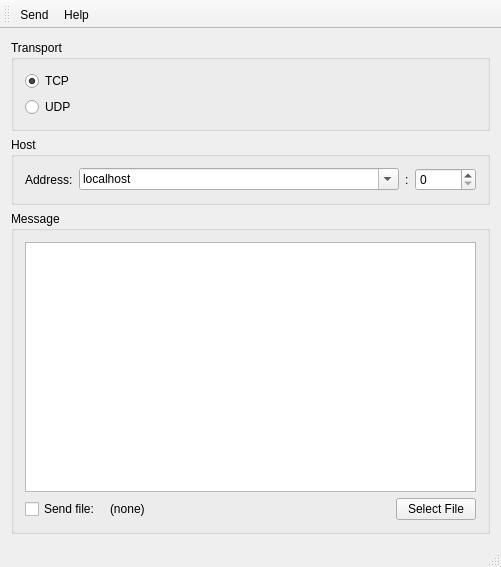
<?xml version="1.0" encoding="UTF-8"?>
<ui version="4.0">
 <class>SenderWindow</class>
 <widget class="QMainWindow" name="SenderWindow">
  <property name="geometry">
   <rect>
    <x>0</x>
    <y>0</y>
    <width>501</width>
    <height>567</height>
   </rect>
  </property>
  <property name="windowTitle">
   <string>SISCOM Sender</string>
  </property>
  <property name="windowIcon">
   <iconset resource="resources.qrc">
    <normaloff>:/res/graphics/ufsc.svg</normaloff>:/res/graphics/ufsc.svg</iconset>
  </property>
  <widget class="QWidget" name="centralWidget">
   <layout class="QVBoxLayout" name="verticalLayout_2">
    <item>
     <widget class="QGroupBox" name="groupBox">
      <property name="title">
       <string>Transport</string>
      </property>
      <layout class="QVBoxLayout" name="verticalLayout">
       <item>
        <widget class="QRadioButton" name="tcpRadio">
         <property name="text">
          <string>TCP</string>
         </property>
         <property name="checked">
          <bool>true</bool>
         </property>
        </widget>
       </item>
       <item>
        <widget class="QRadioButton" name="udpRadio">
         <property name="text">
          <string>UDP</string>
         </property>
        </widget>
       </item>
      </layout>
     </widget>
    </item>
    <item>
     <widget class="QGroupBox" name="groupBox_2">
      <property name="title">
       <string>Host</string>
      </property>
      <layout class="QHBoxLayout" name="horizontalLayout">
       <item>
        <widget class="QLabel" name="label">
         <property name="text">
          <string>Address:</string>
         </property>
        </widget>
       </item>
       <item>
        <widget class="QComboBox" name="comboBox">
         <property name="sizePolicy">
          <sizepolicy hsizetype="Expanding" vsizetype="Fixed">
           <horstretch>0</horstretch>
           <verstretch>0</verstretch>
          </sizepolicy>
         </property>
         <property name="editable">
          <bool>true</bool>
         </property>
         <item>
          <property name="text">
           <string>localhost</string>
          </property>
         </item>
        </widget>
       </item>
       <item>
        <widget class="QLabel" name="label_2">
         <property name="text">
          <string>:</string>
         </property>
        </widget>
       </item>
       <item>
        <widget class="QSpinBox" name="portSpinBox">
         <property name="minimum">
          <number>0</number>
         </property>
         <property name="maximum">
          <number>65535</number>
         </property>
         <property name="value">
          <number>0</number>
         </property>
        </widget>
       </item>
      </layout>
     </widget>
    </item>
    <item>
     <widget class="QGroupBox" name="groupBox_3">
      <property name="title">
       <string>Message</string>
      </property>
      <layout class="QGridLayout" name="gridLayout">
       <item row="1" column="0">
        <widget class="QCheckBox" name="checkBox">
         <property name="text">
          <string>Send file: </string>
         </property>
        </widget>
       </item>
       <item row="1" column="1">
        <widget class="QLabel" name="label_3">
         <property name="sizePolicy">
          <sizepolicy hsizetype="Expanding" vsizetype="Preferred">
           <horstretch>0</horstretch>
           <verstretch>0</verstretch>
          </sizepolicy>
         </property>
         <property name="text">
          <string>(none)</string>
         </property>
        </widget>
       </item>
       <item row="1" column="2">
        <widget class="QPushButton" name="pushButton">
         <property name="text">
          <string>Select File</string>
         </property>
        </widget>
       </item>
       <item row="0" column="0" colspan="3">
        <widget class="QPlainTextEdit" name="plainTextEdit"/>
       </item>
      </layout>
     </widget>
    </item>
   </layout>
  </widget>
  <widget class="QToolBar" name="mainToolBar">
   <property name="focusPolicy">
    <enum>Qt::ClickFocus</enum>
   </property>
   <property name="toolButtonStyle">
    <enum>Qt::ToolButtonTextUnderIcon</enum>
   </property>
   <attribute name="toolBarArea">
    <enum>TopToolBarArea</enum>
   </attribute>
   <attribute name="toolBarBreak">
    <bool>false</bool>
   </attribute>
   <addaction name="actionSend"/>
   <addaction name="actionHelp"/>
  </widget>
  <widget class="QStatusBar" name="statusBar"/>
  <action name="actionHelp">
   <property name="icon">
    <iconset theme="help-about"/>
   </property>
   <property name="text">
    <string>Help</string>
   </property>
   <property name="toolTip">
    <string>help pls</string>
   </property>
   <property name="shortcut">
    <string>F1</string>
   </property>
  </action>
  <action name="actionSend">
   <property name="icon">
    <iconset theme="mail-send"/>
   </property>
   <property name="text">
    <string>Send</string>
   </property>
   <property name="toolTip">
    <string>Send the data</string>
   </property>
   <property name="shortcut">
    <string>Alt+Return</string>
   </property>
  </action>
 </widget>
 <layoutdefault spacing="6" margin="11"/>
 <resources>
  <include location="resources.qrc"/>
 </resources>
 <connections/>
</ui>
